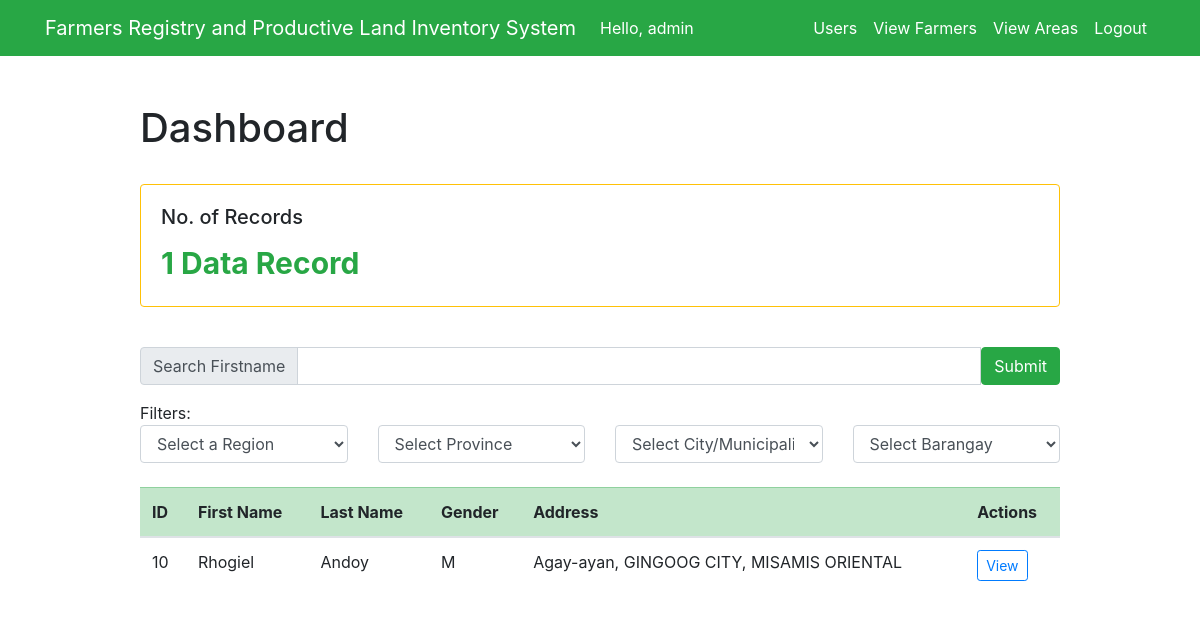
/dashboard/ (signed in), run on an earlier commit of the app's database.
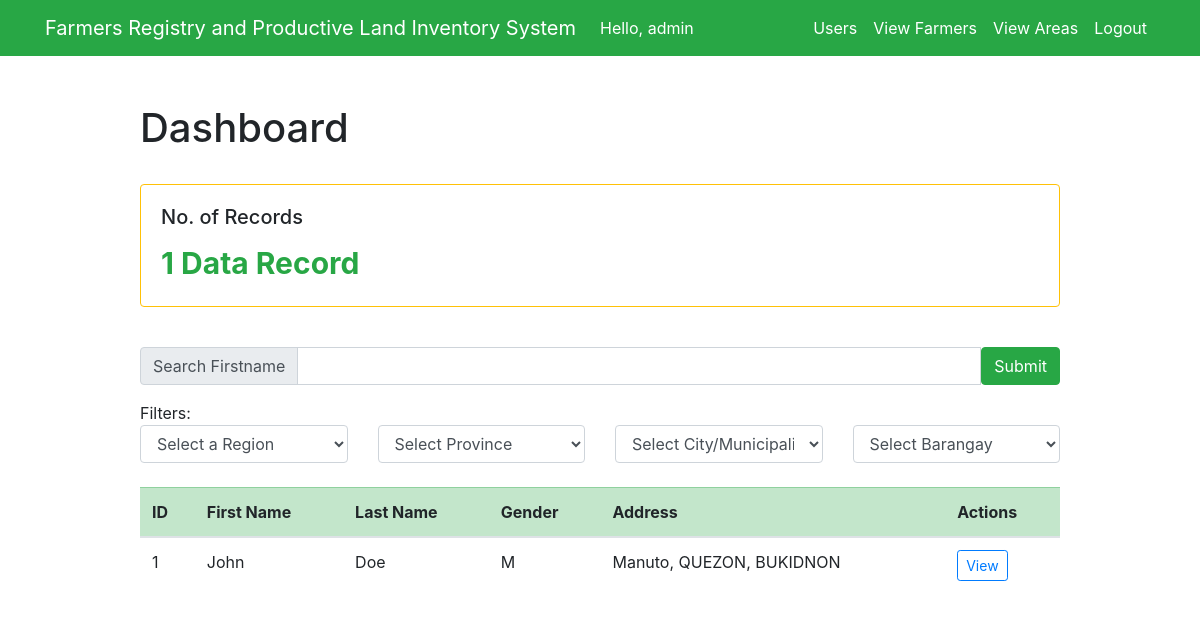
And on a later commit of the database.
### test_app/models.py (models this page shows, shortened)
class Farmer(models.Model):
    MALE = 'M'
    FEMALE = 'F'
    PERSON_GENDER = [
        (MALE, 'Male'),
        (FEMALE, 'Female'),
    ]
    assigned_id = models.CharField(max_length=20, blank=True, null=True)
    first_name = models.CharField(max_length=200, blank=False)
    last_name = models.CharField(max_length=200, blank=False)
    middle_name = models.CharField(max_length=200, blank=False)
    gender = models.CharField(max_length=1, choices=PERSON_GENDER, default=MALE)
    region = models.CharField(max_length=200)
    province = models.CharField(max_length=200)
    muncity = models.CharField(max_length=200)
    brgy = models.CharField(max_length=200)
    address = models.TextField(blank=True)
    date_created = models.DateTimeField(auto_now_add=True)
    contact_no = models.CharField(max_length=20, blank=True, null=True)
    tin = models.CharField(max_length=20, blank=True, null=True)
    philhealth = models.CharField(max_length=20, blank=True, null=True)
    sss = models.CharField(max_length=20, blank=True, null=True)
    pagibig = models.CharField(max_length=20, blank=True, null=True)
    civil_status = models.CharField(max_length=20, blank=True, null=True)
    nationality = models.CharField(max_length=50, blank=True, null=True)
    birthdate = models.DateField(default=None)
    spouse = models.CharField(max_length=250, blank=True, null=True)

### test_app/views.py (the view, shortened to what this page needs)
# urls.py: path('dashboard/', views.user_dashboard, name='user_dashboard'),
@login_required(login_url='/')
def user_dashboard(request):
    if request.method == 'GET':
        if request.user.is_superuser is not True:
            return redirect('user_info')
        else:
            data_entries = Farmer.objects.all()
            regions = RegionCode.objects.all()
            raw_income = Profile.objects.all()
            list_income = []
            if not raw_income:
                mean_income = 0
            else:
                list_income.clear()
                for every_income in raw_income:
                    list_income.append(every_income.income_annual)
                np_income = np.array([list_income])
                mean_income = np.mean(np_income)
            context = {
                'data_entries': data_entries,
                'income': mean_income,
                'regions': regions,
            }
            return render(request, 'test_app/dashboard.html', context)

### test_app/templates/test_app/dashboard.html (shortened to what this page needs)
{% extends "test_app/base.html" %}
{% block content %}
{% load table_tags %}
<div class="row justify-content-center mt-5">
    <div class="col-md-10">
        <h1>Dashboard</h1>
        <br>
        <div class="row">
            <div class="col-sm-12 col-lg-12">
                <div class="card border-warning mb-3">
                    <div class="card-body text-warning">
                        <h5 class="card-title text-body">No. of Records</h5>
                        {% if data_entries %}
                            <p class="card-text text-success" style="font-size: 30px;"><strong>{{ data_entries.count }} Data Record{{ data_entries.count|pluralize }}</strong></p>
                        {% else %}
                            <p class="card-text text-danger" style="font-size: 30px;"><strong>No Data Entries</strong></p>
                        {% endif %}
                    </div>
                </div>
            </div>
        </div>
        <br>
        <form action="" id="searchForm" method="POST">
            <div class="input-group mb-3">
                <div class="input-group-prepend">
                    <span class="input-group-text" id="inputGroup-sizing-default">Search Firstname</span>
                </div>
                <input type="text" class="form-control" aria-label="Search" aria-describedby="inputGroup-sizing-default" id="search" name="search">
                <button type="submit" class="btn btn-success">Submit</button>
            </div>
            Filters: <br>
            <div class="row">
                <div class="col-sm-12 col-md-6 col-lg-3">
                    <select class="form-select form-control" name="region" id="region" onchange="populateProvince(this)" aria-label="Select Region">
                        <option value="0" selected>Select a Region</option>
                    </select>
                </div>
                <div class="col-sm-12 col-md-6 col-lg-3">
                    <select class="form-select form-control" name="province" id="province" onchange="populateMunCity(this)" aria-label="Select Province">
                        <option value="0" selected>Select Province</option>
                    </select>
                </div>
                <div class="col-sm-12 col-md-6 col-lg-3">
                    <select class="form-select form-control" name="muncity" id="muncity" onchange="populateBrgy(this)" aria-label="Select City/Municipality">
                        <option value="0" selected>Select City/Municipality</option>
                    </select>
                </div>
                <div class="col-sm-12 col-md-6 col-lg-3">
                    <select class="form-select form-control" name="brgy" id="brgy" aria-label="Select Barangay">
                        <option value="0" selected>Select Barangay</option>
                    </select>
                </div>
            </div>
        </form>
        <br>
        <table class="table table-hover table-stripped table-responsive-md" id="profile_list">
            <thead class="table-success">
                <tr>
                    <th scope="col">ID</th>
                    <th scope="col">First Name</th>
                    <th scope="col">Last Name</th>
                    <th scope="col">Gender</th>
                    <th scope="col">Address</th>
                    <th scope="col" align="center">Actions</th>
                </tr>
            </thead>
            <tbody>
                {% for data in data_entries %}
                    <tr>
                        <td scope="row">{{ data.id }}</td>
                        <td>{{ data.first_name }}</td>
                        <td>{{ data.last_name }}</td>
                        <td>{{ data.gender }}</td>
                        <td>{{ data.address }}</td>
                        <td><a type="button" class="btn btn-outline-primary btn-sm text-primary" href="{% url 'view_user' data.id %}">View</a>
                    </tr>
                {% endfor %}
            </tbody>
        </table>
    </div>
</div>
{% endblock %}

What changed in the data, as far as the page shows it:
removed Farmer: id "10", first_name "Rhogiel", last_name "Andoy", gender "M", address "Agay-ayan, GINGOOG CITY, MISAMIS ORIENTAL"
added Farmer: id "1", first_name "John", last_name "Doe", gender "M", address "Manuto, QUEZON, BUKIDNON"
